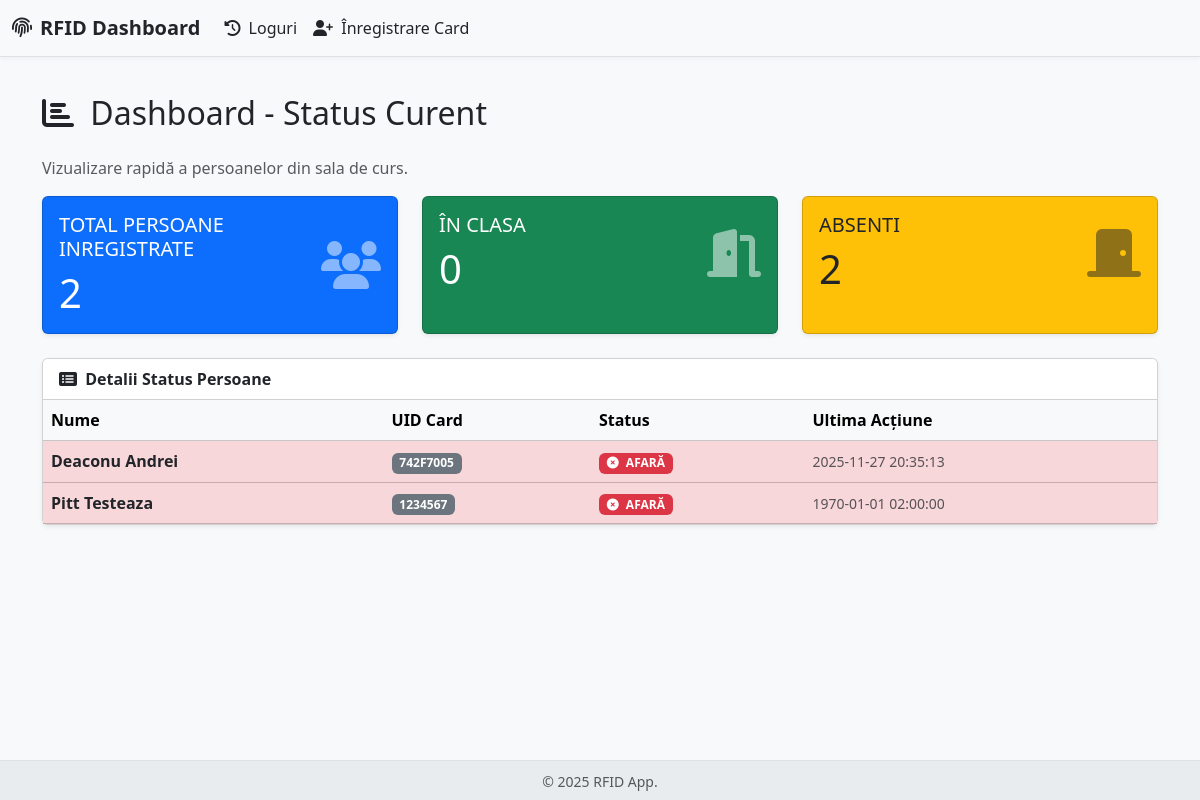
The app's page /, older data.
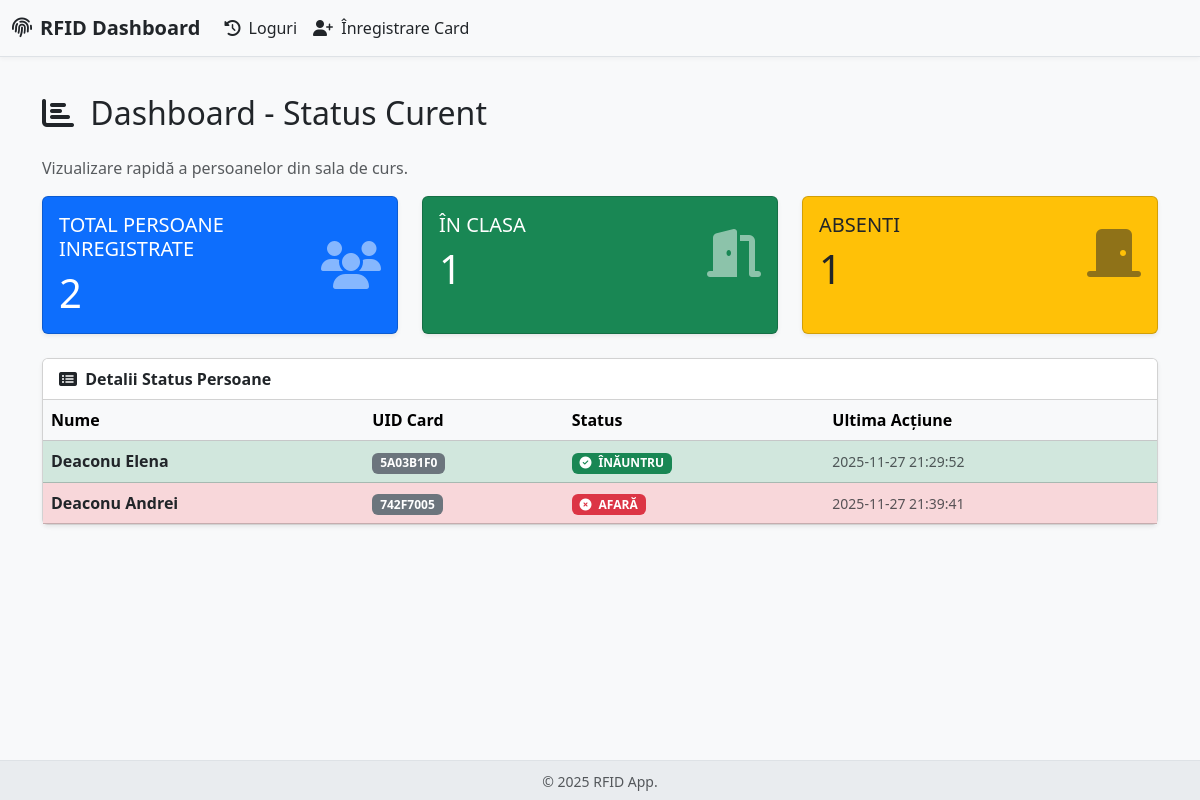
The same page, newer data.
### app.py (models this page shows)
class Person(db.Model):
    __tablename__ = 'person'
    id = db.Column(db.Integer, primary_key=True)
    uid_card = db.Column(db.String(50), unique=True, nullable=False)
    first_name = db.Column(db.String(100), nullable=False)
    last_name = db.Column(db.String(100), nullable=False)
    is_inside = db.Column(db.Boolean, default=False)
    last_action_time = db.Column(db.DateTime, default=lambda: datetime(2025, 2, 14, tzinfo=timezone.utc))
    logs = db.relationship('Log', backref='person', lazy=True)

### app.py (the view)
@app.route('/')
def home():
    people = Person.query.order_by(Person.last_name).all()
    message_success = request.args.get('message_success')
    total_people = len(people)
    people_inside = sum(1 for p in people if p.is_inside)
    return render_template('status.html',
                           people=people,
                           total_people=total_people,
                           people_inside=people_inside,
                           message_success=message_success)

### app.py (called while the page is built)
def localize_timestamp(timestamp):
    if timestamp.tzinfo is None:
        utc_dt = timestamp.replace(tzinfo=pytz.utc)
    else:
        utc_dt = timestamp.astimezone(pytz.utc)
    return utc_dt.astimezone(TARGET_TIMEZONE)

### templates/status.html (shortened to what the changed rows need)
{% extends "base.html" %}
{% block content %}
    <h2 class="mb-4"><i class="fas fa-chart-bar me-2"></i> Dashboard - Status Curent</h2>
    <div class="row mb-4">
        {% set total_people = people|length %}
        {% set people_inside = people | selectattr('is_inside', 'equalto', True) | list | length %}
        {% set people_outside = total_people - people_inside %}
        <div class="col-md-4">
            <div class="card text-white bg-success shadow-sm h-100">
                <div class="card-body">
                    <div class="d-flex justify-content-between align-items-center">
                        <div>
                            <h5 class="card-title text-uppercase fw-light">În Clasa</h5>
                            <p class="h1 mb-0">{{ people_inside }}</p>
                        </div>
                    </div>
                </div>
            </div>
        </div>
        <div class="col-md-4">
            <div class="card text-dark bg-warning shadow-sm h-100">
                <div class="card-body">
                    <div class="d-flex justify-content-between align-items-center">
                        <div>
                            <h5 class="card-title text-uppercase fw-light">Absenti</h5>
                            <p class="h1 mb-0">{{ people_outside }}</p>
                        </div>
                    </div>
                </div>
            </div>
        </div>
    </div>
    <div class="card shadow-sm">
        <div class="card-body p-0">
            <div class="table-responsive">
                <table class="table table-hover mb-0">
                    <thead class="table-light">
                        <tr>
                            <th>Nume</th>
                            <th>UID Card</th>
                            <th>Status</th>
                            <th>Ultima Acțiune</th>
                        </tr>
                    </thead>
                    <tbody>
                        {% for person in people %}
                        <tr class="{% if person.is_inside %}table-success{% else %}table-danger{% endif %} bg-opacity-10">
                            <td class="fw-bold">
                                <a href="{{ url_for('view_person_profile', person_id=person.id) }}" class="text-decoration-none text-dark">
                                    {{ person.last_name }} {{ person.first_name }}
                                </a>
                            </td>
                            <td><span class="badge bg-secondary">{{ person.uid_card }}</span></td>
                            <td>
                                {% if person.is_inside %}
                                    <span class="badge bg-success"><i class="fas fa-check-circle me-1"></i> ÎNĂUNTRU</span>
                                {% else %}
                                    <span class="badge bg-danger"><i class="fas fa-times-circle me-1"></i> AFARĂ</span>
                                {% endif %}
                            </td>
                            <td>
                                <small class="text-muted">{{ localize_timestamp(person.last_action_time).strftime('%Y-%m-%d %H:%M:%S') }}</small>
                            </td>
                        </tr>
                        {% endfor %}
                    </tbody>
                </table>
            </div>
        </div>
    </div>
{% endblock %}

Row changes from the older to the newer data that the page shows:
removed Person: last_name "Pitt", first_name "Testeaza", uid_card "1234567", is_inside False (drawn), last_action_time "1970-01-01 02:00:00"
changed Person: first_name "Andrei" → "Elena"; uid_card "742F7005" → "5A03B1F0"; last_action_time "2025-11-27 20:35:13" → "2025-11-27 21:29:52"; is_inside "AFARĂ" → "ÎNĂUNTRU"
added Person: last_name "Deaconu", first_name "Andrei", uid_card "742F7005", is_inside False (drawn), last_action_time "2025-11-27 21:39:41"
Text that changed along with them:
{{ people_inside }}: "0" → "1"
{{ people_outside }}: "2" → "1"
